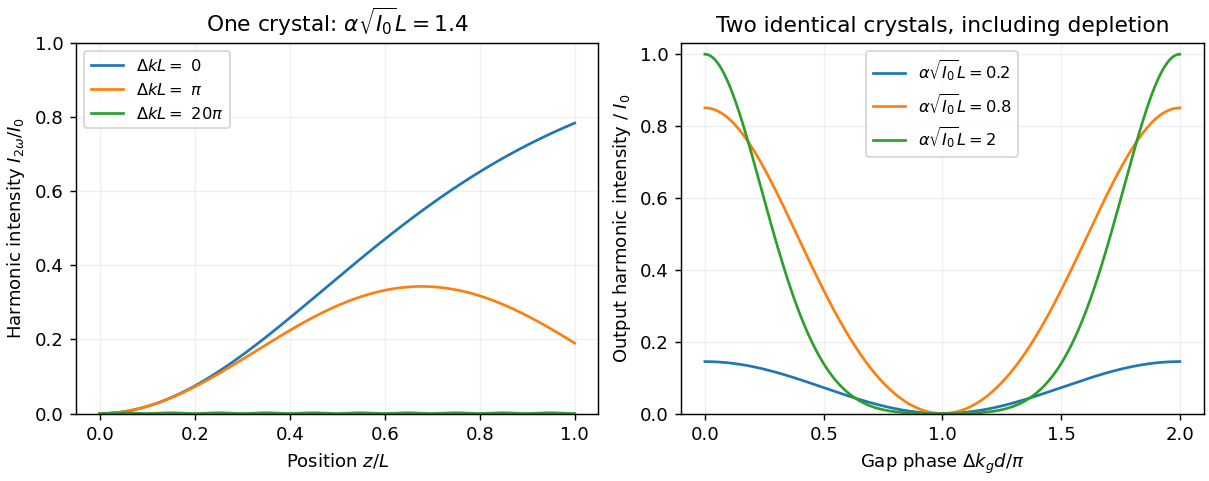

The Python source for this figure:
"""Integrate the exam's declared equal-coupling SHG model; original curves."""
from pathlib import Path

import matplotlib.pyplot as plt
import numpy as np


def propagate(strength, mismatch, pump=1.0, harmonic=0.0, steps=1600):
    state = np.array(np.broadcast_arrays(np.asarray(pump, complex), np.asarray(harmonic, complex)))
    invariant = np.sum(abs(state)**2, axis=0)
    samples = [np.array(state, copy=True)]
    ds = 1/steps

    def derivative(z, values):
        u, v = values
        return np.array([1j*strength*v*u.conj()*np.exp(-1j*mismatch*z),
                         1j*strength*u*u*np.exp(1j*mismatch*z)])

    for index in range(steps):
        z = index*ds
        k1 = derivative(z, state)
        k2 = derivative(z+ds/2, state+ds*k1/2)
        k3 = derivative(z+ds/2, state+ds*k2/2)
        k4 = derivative(z+ds, state+ds*k3)
        state += ds*(k1+2*k2+2*k3+k4)/6
        samples.append(np.array(state, copy=True))
    assert np.max(abs(np.sum(abs(state)**2, axis=0)-invariant)) < 2e-7
    return np.array(samples)


def main():
    fig, axes = plt.subplots(1, 2, figsize=(9.3, 3.7), layout="constrained")
    strength = 1.4
    for mismatch, label in [(0, "0"), (np.pi, r"$\pi$"), (20*np.pi, r"$20\pi$")]:
        values = propagate(strength, mismatch)
        z = np.linspace(0, 1, len(values))
        intensity = abs(values[:, 1])**2
        axes[0].plot(z, intensity, label=fr"$\Delta k L=$ {label}")
        if mismatch == 0:
            assert np.max(abs(intensity-np.tanh(strength*z)**2)) < 1e-8
    axes[0].set(xlabel=r"Position $z/L$", ylabel=r"Harmonic intensity $I_{2\omega}/I_0$",
                title=r"One crystal: $\alpha\sqrt{I_0}L=1.4$", ylim=(0, 1))
    axes[0].legend(fontsize=9, loc="upper left")
    gap_phase = np.linspace(0, 2*np.pi, 361)
    for eta in [.2, .8, 2]:
        first_pump = np.full_like(gap_phase, 1/np.cosh(eta), dtype=complex)
        first_harmonic = 1j*np.tanh(eta)*np.exp(1j*gap_phase)
        out = propagate(eta, 0, first_pump, first_harmonic)
        intensity = abs(out[-1, 1])**2
        assert abs(intensity[0]-np.tanh(2*eta)**2) < 1e-8
        assert intensity[len(gap_phase)//2] < 1e-12
        axes[1].plot(gap_phase/np.pi, intensity, label=fr"$\alpha\sqrt{{I_0}}L={eta:g}$")
    axes[1].set(xlabel=r"Gap phase $\Delta k_g d/\pi$", ylabel=r"Output harmonic intensity / $I_0$",
                title="Two identical crystals, including depletion", ylim=(0, 1.03), xticks=[0, .5, 1, 1.5, 2])
    axes[1].legend(fontsize=9)
    for ax in axes:
        ax.grid(alpha=.18)
    fig.savefig(Path(__file__).with_suffix(".png").name, dpi=130, facecolor="white")
    plt.close(fig)


if __name__ == "__main__":
    main()
